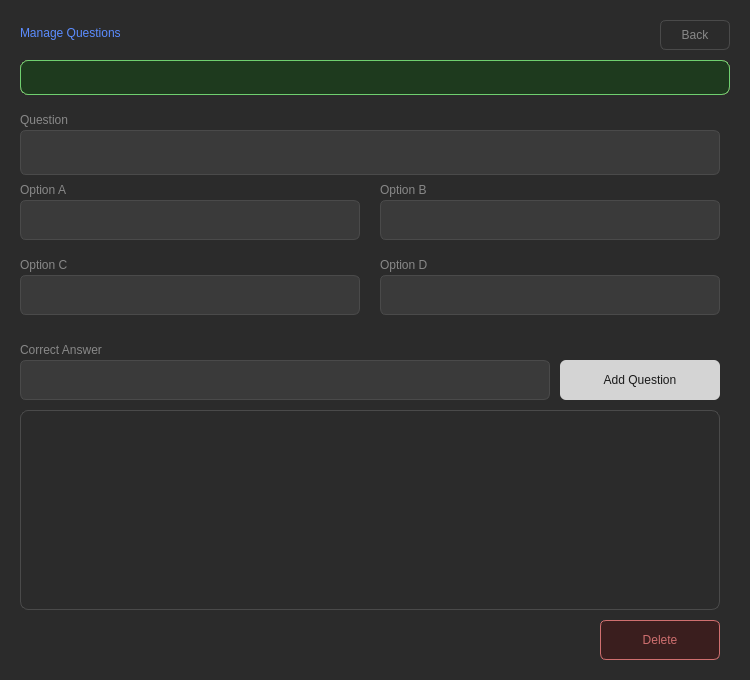
<?xml version="1.0" encoding="UTF-8"?>
<ui version="4.0">
 <class>Dialog</class>
 <widget class="QDialog" name="Dialog">
  <property name="geometry">
   <rect>
    <x>0</x>
    <y>0</y>
    <width>750</width>
    <height>680</height>
   </rect>
  </property>
  <property name="windowTitle">
   <string>Dialog</string>
  </property>
  <widget class="QWidget" name="widget" native="true">
   <property name="geometry">
    <rect>
     <x>0</x>
     <y>0</y>
     <width>750</width>
     <height>680</height>
    </rect>
   </property>
   <property name="styleSheet">
    <string notr="true">QWidget {
    background-color: #2B2B2B;
}</string>
   </property>
   <widget class="QLabel" name="quizLabel">
    <property name="geometry">
     <rect>
      <x>20</x>
      <y>20</y>
      <width>400</width>
      <height>25</height>
     </rect>
    </property>
    <property name="styleSheet">
     <string notr="true">QLabel {
    color: #5B8CFF;
    font: bold 14px &quot;Segoe UI&quot;;
}</string>
    </property>
    <property name="text">
     <string>Manage Questions</string>
    </property>
   </widget>
   <widget class="QPushButton" name="back_btn">
    <property name="geometry">
     <rect>
      <x>660</x>
      <y>20</y>
      <width>70</width>
      <height>30</height>
     </rect>
    </property>
    <property name="cursor">
     <cursorShape>PointingHandCursor</cursorShape>
    </property>
    <property name="styleSheet">
     <string notr="true">QPushButton {
    background-color: transparent;
    color: #888888;
    border: 1px solid #4A4A4A;
    border-radius: 6px;
    font: 12px &quot;Segoe UI&quot;;
}
QPushButton:hover { color: #D4D4D4; }</string>
    </property>
    <property name="text">
     <string>Back</string>
    </property>
   </widget>
   <widget class="QLabel" name="error_label">
    <property name="geometry">
     <rect>
      <x>20</x>
      <y>60</y>
      <width>710</width>
      <height>35</height>
     </rect>
    </property>
    <property name="styleSheet">
     <string notr="true">QLabel {
    background-color: #3A1E1E;
    color: #CF6F6F;
    border: 1px solid #CF6F6F;
    border-radius: 8px;
    font: 13px &quot;Segoe UI&quot;;
    padding: 10px 14px;
}</string>
    </property>
    <property name="text">
     <string>TextLabel</string>
    </property>
   </widget>
   <widget class="QLabel" name="success_label">
    <property name="geometry">
     <rect>
      <x>20</x>
      <y>60</y>
      <width>710</width>
      <height>35</height>
     </rect>
    </property>
    <property name="styleSheet">
     <string notr="true">QLabel {
    background-color: #1E3A1E;
    color: #6FCF6F;
    border: 1px solid #6FCF6F;
    border-radius: 8px;
    font: 13px &quot;Segoe UI&quot;;
    padding: 10px 14px;
}</string>
    </property>
    <property name="text">
     <string/>
    </property>
   </widget>
   <widget class="QLabel" name="question_label">
    <property name="geometry">
     <rect>
      <x>20</x>
      <y>110</y>
      <width>120</width>
      <height>20</height>
     </rect>
    </property>
    <property name="styleSheet">
     <string notr="true">QLabel {
    color: #888888;
    font: 11px &quot;Segoe UI&quot;;
}</string>
    </property>
    <property name="text">
     <string>Question</string>
    </property>
   </widget>
   <widget class="QLineEdit" name="question_input">
    <property name="geometry">
     <rect>
      <x>20</x>
      <y>130</y>
      <width>700</width>
      <height>45</height>
     </rect>
    </property>
    <property name="styleSheet">
     <string notr="true">QLineEdit {
    background-color: #3A3A3A;
    color: #F0F0F0;
    border: 1px solid #4A4A4A;
    border-radius: 6px;
    padding: 7px 10px;
    font: 13px &quot;Segoe UI&quot;;
}
QLineEdit:focus { border: 1px solid #D4D4D4; }</string>
    </property>
   </widget>
   <widget class="QLabel" name="option_a_label">
    <property name="geometry">
     <rect>
      <x>20</x>
      <y>180</y>
      <width>80</width>
      <height>20</height>
     </rect>
    </property>
    <property name="styleSheet">
     <string notr="true">QLabel {
    color: #888888;
    font: 11px &quot;Segoe UI&quot;;
}</string>
    </property>
    <property name="text">
     <string>Option A</string>
    </property>
   </widget>
   <widget class="QLineEdit" name="option_a_input">
    <property name="geometry">
     <rect>
      <x>20</x>
      <y>200</y>
      <width>340</width>
      <height>40</height>
     </rect>
    </property>
    <property name="styleSheet">
     <string notr="true">QLineEdit {
    background-color: #3A3A3A;
    color: #F0F0F0;
    border: 1px solid #4A4A4A;
    border-radius: 6px;
    padding: 7px 10px;
    font: 13px &quot;Segoe UI&quot;;
}
QLineEdit:focus { border: 1px solid #D4D4D4; }</string>
    </property>
   </widget>
   <widget class="QLabel" name="option_b_label">
    <property name="geometry">
     <rect>
      <x>380</x>
      <y>180</y>
      <width>80</width>
      <height>20</height>
     </rect>
    </property>
    <property name="styleSheet">
     <string notr="true">QLabel {
    color: #888888;
    font: 11px &quot;Segoe UI&quot;;
}</string>
    </property>
    <property name="text">
     <string>Option B</string>
    </property>
   </widget>
   <widget class="QLineEdit" name="option_b_input">
    <property name="geometry">
     <rect>
      <x>380</x>
      <y>200</y>
      <width>340</width>
      <height>40</height>
     </rect>
    </property>
    <property name="styleSheet">
     <string notr="true">QLineEdit {
    background-color: #3A3A3A;
    color: #F0F0F0;
    border: 1px solid #4A4A4A;
    border-radius: 6px;
    padding: 7px 10px;
    font: 13px &quot;Segoe UI&quot;;
}
QLineEdit:focus { border: 1px solid #D4D4D4; }</string>
    </property>
   </widget>
   <widget class="QLabel" name="option_c_label">
    <property name="geometry">
     <rect>
      <x>20</x>
      <y>255</y>
      <width>80</width>
      <height>20</height>
     </rect>
    </property>
    <property name="styleSheet">
     <string notr="true">QLabel {
    color: #888888;
    font: 11px &quot;Segoe UI&quot;;
}</string>
    </property>
    <property name="text">
     <string>Option C</string>
    </property>
   </widget>
   <widget class="QLineEdit" name="option_c_input">
    <property name="geometry">
     <rect>
      <x>20</x>
      <y>275</y>
      <width>340</width>
      <height>40</height>
     </rect>
    </property>
    <property name="styleSheet">
     <string notr="true">QLineEdit {
    background-color: #3A3A3A;
    color: #F0F0F0;
    border: 1px solid #4A4A4A;
    border-radius: 6px;
    padding: 7px 10px;
    font: 13px &quot;Segoe UI&quot;;
}
QLineEdit:focus { border: 1px solid #D4D4D4; }</string>
    </property>
   </widget>
   <widget class="QLabel" name="option_d_label">
    <property name="geometry">
     <rect>
      <x>380</x>
      <y>255</y>
      <width>80</width>
      <height>20</height>
     </rect>
    </property>
    <property name="styleSheet">
     <string notr="true">QLabel {
    color: #888888;
    font: 11px &quot;Segoe UI&quot;;
}</string>
    </property>
    <property name="text">
     <string>Option D</string>
    </property>
   </widget>
   <widget class="QLineEdit" name="option_d_input">
    <property name="geometry">
     <rect>
      <x>380</x>
      <y>275</y>
      <width>340</width>
      <height>40</height>
     </rect>
    </property>
    <property name="styleSheet">
     <string notr="true">QLineEdit {
    background-color: #3A3A3A;
    color: #F0F0F0;
    border: 1px solid #4A4A4A;
    border-radius: 6px;
    padding: 7px 10px;
    font: 13px &quot;Segoe UI&quot;;
}
QLineEdit:focus { border: 1px solid #D4D4D4; }</string>
    </property>
   </widget>
   <widget class="QLabel" name="correct_ans_label">
    <property name="geometry">
     <rect>
      <x>20</x>
      <y>340</y>
      <width>140</width>
      <height>20</height>
     </rect>
    </property>
    <property name="styleSheet">
     <string notr="true">QLabel {
    color: #888888;
    font: 11px &quot;Segoe UI&quot;;
}</string>
    </property>
    <property name="text">
     <string>Correct Answer</string>
    </property>
   </widget>
   <widget class="QComboBox" name="correct_ans_box">
    <property name="geometry">
     <rect>
      <x>20</x>
      <y>360</y>
      <width>530</width>
      <height>40</height>
     </rect>
    </property>
    <property name="styleSheet">
     <string notr="true">QComboBox {
    background-color: #3A3A3A;
    color: #F0F0F0;
    border: 1px solid #4A4A4A;
    border-radius: 6px;
    padding: 7px 12px;
    font: 13px &quot;Segoe UI&quot;;
}
QComboBox:focus { border: 1px solid #D4D4D4; }
QComboBox::drop-down { border: none; }
QComboBox QAbstractItemView {
    background-color: #3A3A3A;
    color: #F0F0F0;
    selection-background-color: #4A4A4A;
    border: 1px solid #4A4A4A;
}</string>
    </property>
    <property name="editable">
     <bool>false</bool>
    </property>
    <property name="currentText">
     <string/>
    </property>
   </widget>
   <widget class="QPushButton" name="add_question_btn">
    <property name="geometry">
     <rect>
      <x>560</x>
      <y>360</y>
      <width>160</width>
      <height>40</height>
     </rect>
    </property>
    <property name="styleSheet">
     <string notr="true">QPushButton {
    background-color: #D4D4D4;
    color: #1A1A1A;
    border: none;
    border-radius: 6px;
    font: bold 13px &quot;Segoe UI&quot;;
    padding: 8px;
}
QPushButton:hover { background-color: #F0F0F0; }
QPushButton:pressed { background-color: #888888; }</string>
    </property>
    <property name="text">
     <string>Add Question</string>
    </property>
   </widget>
   <widget class="QTableWidget" name="questions_table">
    <property name="geometry">
     <rect>
      <x>20</x>
      <y>410</y>
      <width>700</width>
      <height>200</height>
     </rect>
    </property>
    <property name="styleSheet">
     <string notr="true">QTableWidget {
    background-color: #2B2B2B;
    color: #D4D4D4;
    border: 1px solid #4A4A4A;
    border-radius: 8px;
    font: 13px &quot;Segoe UI&quot;;
    gridline-color: #4A4A4A;
}
QTableWidget::item { padding: 8px; }
QTableWidget::item:selected {
    background-color: #3A3A3A;
    color: #F0F0F0;
}
QHeaderView::section {
    background-color: #1A1A1A;
    color: #888888;
    font: bold 12px &quot;Segoe UI&quot;;
    border: 1px solid #4A4A4A;
    padding: 6px;
}</string>
    </property>
   </widget>
   <widget class="QPushButton" name="delete_btn">
    <property name="geometry">
     <rect>
      <x>600</x>
      <y>620</y>
      <width>120</width>
      <height>40</height>
     </rect>
    </property>
    <property name="styleSheet">
     <string notr="true">QPushButton {
    background-color: #3A1E1E;
    color: #CF6F6F;
    border: 1px solid #CF6F6F;
    border-radius: 6px;
    font: bold 13px &quot;Segoe UI&quot;;
    padding: 8px;
}
QPushButton:hover { background-color: #4A2020; }
QPushButton:pressed { background-color: #2B2B2B; }</string>
    </property>
    <property name="text">
     <string>Delete</string>
    </property>
    <property name="icon">
     <iconset>
      <normaloff>../trash-2.png</normaloff>../trash-2.png</iconset>
    </property>
   </widget>
  </widget>
 </widget>
 <resources/>
 <connections/>
</ui>
